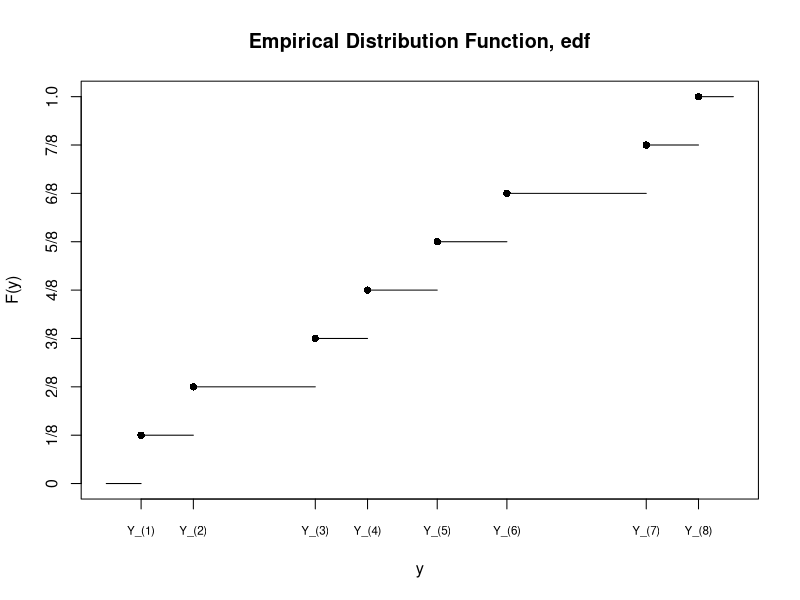

Write R code to recreate this figure.
#R code for plotting the edf for a data set, n=8

#postscript("u:\\meth1\\psfiles\\edf.ps",height=8,horizontal=F)

y =   c(  -4, -1, 6  , 9, 13 ,  17,   25, 28  )
edf = c(.125,.25,.375,.5,.625, .75, .875, 1.00)
par(cex=.99)
plot(y,edf,ylab="F(y)",xlab="y",lab=c(8,17,4),ylim=c(0,1.0),xlim=c(-6,30),
yaxt="n",xaxt="n",pch=16)
par(cex=.95)
axis(side=2,at=c(0,.125,.25,.375,.5,.625,.75,.875,1),
labels=c("0","1/8","2/8","3/8","4/8","5/8","6/8","7/8","1.0"))
par(cex=.70)
axis(side=1,at=c(-4,       -1,     6,      9,     13,         17,     25, 28),
labels=        c("Y_(1)","Y_(2)","Y_(3)","Y_(4)","Y_(5)","Y_(6)","Y_(7)","Y_(8)"))
segments(-6,  0,-4,0  )
segments(-4,.125,-1,.125)
segments(-1,.25,6,.25)
segments(6,.375,9,.375)
segments(9,.5,13,.5)
segments(13,.625,17,.625)
segments(17,.75,25,.75)
segments(25,.875,28,.875)
segments(28,1.00,30,1.00)
par(cex=.99)
title("Empirical Distribution Function, edf")

#graphics.off()
